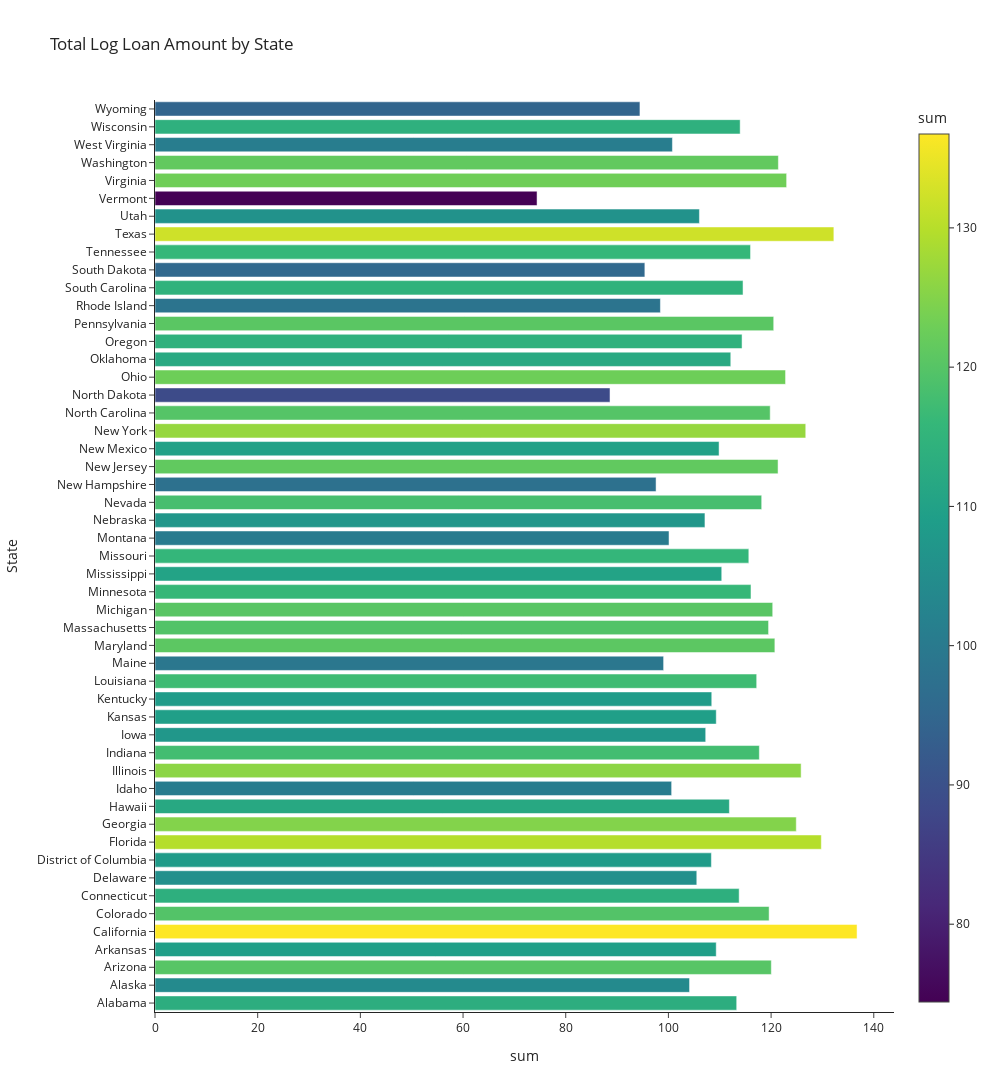

The cell this chart's notebook holds for it:
### Code cell
by_state = df.groupby(by='geo_name').aggregate({'log_loan_amount': ['sum']}).droplevel(0, axis=1).reset_index()

# Create the barplot with continuous color scaling using Plotly Express
fig = px.bar(by_state, 
             x='sum',
             y='geo_name', 
             orientation='h',
             color='sum',  # Use log_loan_amount for continuous color scaling
             color_continuous_scale='viridis',  # Use 'viridis' color scale
             labels={'geo_name': 'State', 'loan_amount': 'Loan Amount (log scale)'},
             title='Total Log Loan Amount by State',
             template ='simple_white')

fig.update_layout(height=1200, width=1000)

fig.show()

### Figure 1 — Plotly figure (JSON) as saved in the notebook; plotly's stock layout.template omitted (floating-point values rounded to 4 significant figures)
{"data": [{"alignmentgroup": "True", "hovertemplate": "sum=%{marker.color}<br>State=%{y}<extra></extra>", "legendgroup": "", "marker": {"color": [113.3, 104.1, 120.0, 109.3, 136.7, 119.6, 113.8, 105.5, 108.4, 129.8, 124.9, 111.9, 100.6, 125.9, 117.7, 107.3, 109.3, 108.4, 117.2, 99.06, 120.7, 119.5, 120.3, 116.1, 110.4, 115.7, 100.1, 107.1, 118.2, 97.6, 121.4, 109.9, 126.7, 119.8, 88.63, 122.8, 112.1, 114.3, 120.5, 98.44, 114.5, 95.41, 116.0, 132.2, 106.0, 74.41, 123.0, 121.4, 100.8, 114.0, 94.45], "coloraxis": "coloraxis", "pattern": {"shape": ""}}, "name": "", "offsetgroup": "", "orientation": "h", "showlegend": false, "textposition": "auto", "type": "bar", "x": [113.3, 104.1, 120.0, 109.3, 136.7, 119.6, 113.8, 105.5, 108.4, 129.8, 124.9, 111.9, 100.6, 125.9, 117.7, 107.3, 109.3, 108.4, 117.2, 99.06, 120.7, 119.5, 120.3, 116.1, 110.4, 115.7, 100.1, 107.1, 118.2, 97.6, 121.4, 109.9, 126.7, 119.8, 88.63, 122.8, 112.1, 114.3, 120.5, 98.44, 114.5, 95.41, 116.0, 132.2, 106.0, 74.41, 123.0, 121.4, 100.8, 114.0, 94.45], "xaxis": "x", "y": ["Alabama", "Alaska", "Arizona", "Arkansas", "California", "Colorado", "Connecticut", "Delaware", "District of Columbia", "Florida", "Georgia", "Hawaii", "Idaho", "Illinois", "Indiana", "Iowa", "Kansas", "Kentucky", "Louisiana", "Maine", "Maryland", "Massachusetts", "Michigan", "Minnesota", "Mississippi", "Missouri", "Montana", "Nebraska", "Nevada", "New Hampshire", "New Jersey", "New Mexico", "New York", "North Carolina", "North Dakota", "Ohio", "Oklahoma", "Oregon", "Pennsylvania", "Rhode Island", "South Carolina", "South Dakota", "Tennessee", "Texas", "Utah", "Vermont", "Virginia", "Washington", "West Virginia", "Wisconsin", "Wyoming"], "yaxis": "y"}], "layout": {"barmode": "relative", "coloraxis": {"colorbar": {"title": {"text": "sum"}}, "colorscale": [[0, "#440154"], [0.1111, "#482878"], [0.2222, "#3e4989"], [0.3333, "#31688e"], [0.4444, "#26828e"], [0.5556, "#1f9e89"], [0.6667, "#35b779"], [0.7778, "#6ece58"], [0.8889, "#b5de2b"], [1, "#fde725"]]}, "height": 1200, "legend": {"tracegroupgap": 0}, "title": {"text": "Total Log Loan Amount by State"}, "width": 1000, "xaxis": {"anchor": "y", "domain": [0, 1], "title": {"text": "sum"}}, "yaxis": {"anchor": "x", "domain": [0, 1], "title": {"text": "State"}}}}
